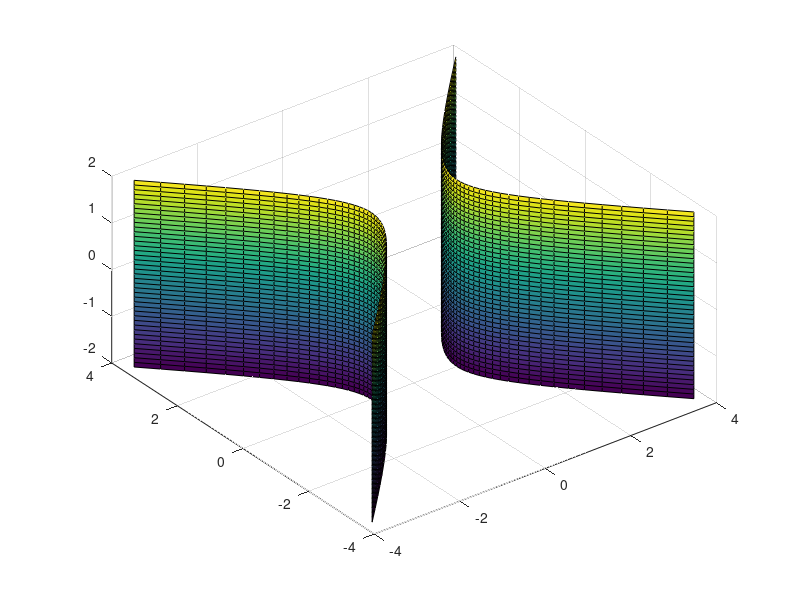

The MATLAB script that drew this image:
clear;
clc;
format;

surface_type = 'hyperbolic_cylinder';

x_0 = 0.0;
y_0 = 0.0; 
z_0 = 0.0;
r_x = 1.0;
r_y = 1.0;
r_z = 1.0;

if (strcmp(surface_type, 'ellipsoid'))
    %%%%%%% Ellipsoid %%%%%%%%%
    [theta, phi] = meshgrid(0:0.1:(pi+0.1), (-pi):0.1:(pi+0.1));
    x = x_0 + r_x .* sin(theta) .* cos(phi);
    y = y_0 + r_y .* sin(theta) .* sin(phi);
    z = z_0 + r_z .* cos(theta);
    surf(x,y,z);
    daspect([1 1 1]);
elseif (strcmp(surface_type, '1_sheet_hyperboloid'))
    %%%%%%% 1 sheet hyperboloid %%%%%%%%%
    [h, phi] = meshgrid(-2.0:0.1:2.0, (-pi):0.1:(pi+0.1));
    x = x_0 + r_x .* cosh(h) .* cos(phi);
    y = y_0 + r_y .* cosh(h) .* sin(phi);
    z = z_0 + r_z .* sinh(h);
    surf(x,y,z);
    daspect([1 1 1]);
elseif (strcmp(surface_type, '2_sheet_hyperboloid'))
    %%%%%%% 2 sheet hyperboloid %%%%%%%%%
    [h, phi] = meshgrid(0.0:0.1:2.0, (-pi):0.1:(pi+0.1));
    x = x_0 + r_x .* sinh(h) .* cos(phi);
    y = y_0 + r_y .* sinh(h) .* sin(phi);
    z = z_0 + r_z .* cosh(h);
    surf(x,y,z);
    hold on;
    z = z_0 - r_z .* cosh(h);
    surf(x,y,z);
    daspect([1 1 1]);
elseif (strcmp(surface_type, 'cones'))
    %%%%%%% cones %%%%%%%%%
    [R, phi] = meshgrid(0.0:0.1:5.0, (-pi):0.1:(pi+0.1));
    x = x_0 + r_x .* R .* cos(phi);
    y = y_0 + r_y .* R .* sin(phi);
    z = z_0 + r_z .* R;
    surf(x,y,z);
    hold on;
    z = z_0 - r_z .* R;
    surf(x,y,z);
    daspect([1 1 1]);
elseif (strcmp(surface_type, 'elliptic_paraboloid'))
    [R, phi] = meshgrid(0.0:0.1:3.0, (-pi):0.1:(pi+0.1));
    x = x_0 + r_x .* R .* cos(phi);
    y = y_0 + r_y .* R .* sin(phi);
    z = z_0 + r_z .* R .^ 2;
    surf(x,y,z);
    daspect([1 1 1]);
elseif (strcmp(surface_type, 'hyperbolic_paraboloid'))
    [R, phi] = meshgrid(0.0:0.1:1.0, (-pi):0.1:(pi+0.1));
    x = x_0 + r_x .* R .* cos(phi);
    y = y_0 + r_y .* R .* sin(phi);
    z = z_0 + r_z .* R .^ 2 .* (cos(phi) .^ 2 - sin(phi) .^ 2);
    surf(x,y,z);
    daspect([1 1 1]);
elseif (strcmp(surface_type, 'elliptic_cylinder'))
    %%%%%%% Elliptic cylinder %%%%%%%%%    
    [h, phi] = meshgrid(-1.5:0.1:1.5, (-pi):0.1:(pi+0.1));
    x = x_0 + r_x .* cos(phi);
    y = y_0 + r_y .* sin(phi);
    z = z_0 + r_z .* h;
    surf(x,y,z);
    daspect([1 1 1]);    
elseif (strcmp(surface_type, 'hyperbolic_cylinder'))
    %%%%%%% Hyperbolic cylinder %%%%%%%%%    
    [h, phi] = meshgrid(-2.0:0.1:2.0, -2.0:0.1:2.0);
    x = x_0 + r_x .* cosh(phi);
    y = y_0 + r_y .* sinh(phi);
    z = z_0 + r_z .* h;
    surf(x,y,z);
    hold on;
    x = x_0 - r_x .* cosh(phi);
    surf(x,y,z);
    daspect([1 1 1]);        
end





